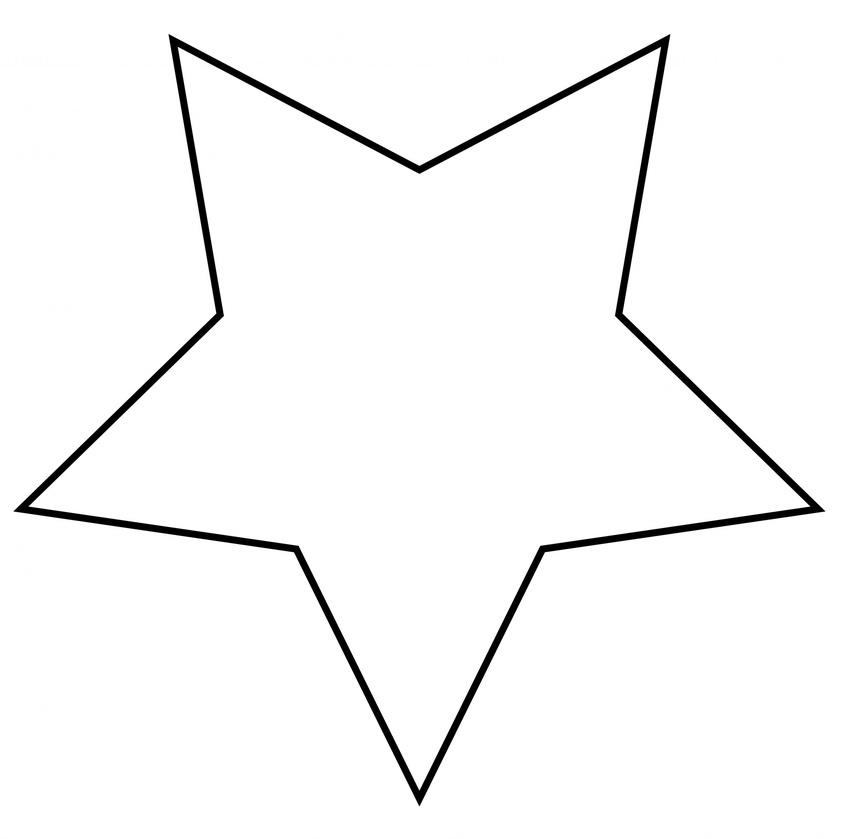
#> input picture star.jpeg, 841 x 839 px, shrunk from 1920 x 1915 before the run
$ python Mon_code.py
#> lines starting #> are read from the running program, lines starting #| are printed output that depends on the picture; after the words box and inside, x2 and y2 are one past the last pixel; in counts of white or black regions, pixels touching at a corner belong together; long printed decimals are rounded
import cv2 # for finding contours to extract points of figure
import matplotlib.pyplot as plt # for plotting and creating figures
import numpy as np # for easy and fast number calculation
from math import tau # tau is constant number = 2*PI
from scipy.integrate import quad_vec, quad # for calculating definite integral
from tqdm import tqdm # for progress bar
import matplotlib.animation as animation # for compiling animation and exporting video
#%%

### Partie Kenjy

def create_close_loop(image_name):
    # read image to array, then get image border with contour
    # reading the image and convert to greyscale mode
    # ensure that you use image with black image with white background
#> called with image_name = 'star.jpeg'
    img = cv2.imread(image_name)
#> img is the input picture: shape (839, 841, 3); min 0, max 255, mean 247.8
    img_gray = cv2.cvtColor(img, cv2.COLOR_BGR2GRAY)

    # Get Contour Path and create lookup-table
    # find the contours in the image
    ret, thresh = cv2.threshold(img_gray, 127, 255, 0) # making pure black and white image
#> thresh: shape (839, 841); 97.2% white; 1 black region
    contours, hierarchy = cv2.findContours(thresh, cv2.RETR_TREE, cv2.CHAIN_APPROX_NONE) # finding available contours i.e closed loop objects
#> contours = 3 contours; box (x1, y1, x2, y2) and area: (0, 0, 841, 839) 703920, (13, 33, 826, 807) 269253, (29, 47, 810, 790) 247245
    contours = np.array(contours[1]) # contour at index 1 is the one we are looking for
#> contours = contour of 2534 points, box (x1, y1, x2, y2) (13, 33, 826, 807), area 269253

    # split the co-ordinate points of the contour
    # we reshape this to make it 1D array
    x_list, y_list = contours[:, :, 0].reshape(-1,), -contours[:, :, 1].reshape(-1,)
#> x_list = 2534 values, max 825 at index 983, min 13 at index 2052, mean 419; y_list = 2534 values, max -33 at index 1, min -806 at index 1518, mean -377.5
    # time data from 0 to 2*PI as x,y is the function of time.
    t_list = np.linspace(0, tau, len(x_list)) # now we can relate f(t) -> x,y
#> t_list = 2534 values from 0 to 6.28

    # center the contour to origin
    x_list = x_list - np.mean(x_list)
#> x_list = 2534 values, max 406 at index 983, min -406 at index 2052, mean 1.15e-14
    y_list = y_list - np.mean(y_list)
#> y_list = 2534 values, max 344.5 at index 1, min -428.5 at index 1518, mean 1.15e-14

    # visualize the contour
    fig = plt.figure()
    ax = fig.add_subplot(111)
    ax.plot(x_list, y_list)

    # later we will need these data to fix the size of figure
    xlim_data = plt.xlim()
    ylim_data = plt.ylim()

    return t_list, x_list, y_list

#%%
t_list, x_list, y_list = create_close_loop("star.jpeg")
#> t_list = 2534 values from 0 to 6.28
print(t_list, x_list, y_list)
#> (printed output is left out)
#%%

##### Partie Chloe

# function to generate x+iy at given time t
def f(t, t_list, x_list, y_list):
    return np.interp(t, t_list, x_list + 1j*y_list)

#%%
def coef_list(t_list, x_list, y_list, order=10):
    coef_list = []
    for n in range(-order, order+1):
        real_coef = quad(lambda t: np.real(f(t, t_list, x_list, y_list) * np.exp(-n*1j*t)), 0, tau, limit=100, full_output=1)[0]/tau
        imag_coef = quad(lambda t: np.imag(f(t, t_list, x_list, y_list) * np.exp(-n*1j*t)), 0, tau, limit=100, full_output=1)[0]/tau
        coef_list.append([real_coef, imag_coef])
    return np.array(coef_list)

#%%

order = 10
cf = coef_list(t_list, x_list, y_list, order)
#> the loop in coef_list, `for n in range(-order, order+1):` made 21 passes
#> (real_coef, imag_coef) on passes 1 to 12: (-0.117, -2.27), (0.737, 0.977), (1.37, 0.419), (-2.98, 1.12), (-15.18, 22.18), (-0.0764, -4.92), (1.14, 1.49), (3.3, 1.04), (-1.67, 0.6), (-181.1, 251.8), (0.0998, -0.134), (2.16, 2.82)
#> after the loop in coef_list, `for n in range(-order, order+1):`: coef_list = 21 items, first 6: [-0.117, -2.27], [0.737, 0.977], [1.37, 0.419], [-2.98, 1.12], [-15.18, 22.18], [-0.0764, -4.92]
#> cf = 21 rows, first 8: [-0.117, -2.27], [0.737, 0.977], [1.37, 0.419], [-2.98, 1.12], [-15.18, 22.18], [-0.0764, -4.92], [1.14, 1.49], [3.3, 1.04]
print(cf)
#> (printed output is left out)

import numpy as np
import matplotlib.pyplot as plt
from matplotlib.pyplot import cm
from matplotlib.patches import ConnectionPatch
import cmath

#%% Class for Fourier series

class FS():

    def __init__(self, Circles, Cycles, fcoef): #number of circles and number of cycles and fourier coefficients
        '''
        Number of circles and cycles and Fourier coefficients
        '''
        self.Circles = Circles
        self.Cycles = Cycles
        self.fcoef = fcoef

    def Xcenter(self, n, theta): # X coordinates of the center of the circle

        '''
           X coordinate of n th circle
        '''
        Ans = 0

        if n>0:
            for i in range (0, n):
                # Ans -=np.cos( (i+1)* theta)/ ((i+1)* np.pi)
                Ans -= np.cos( (i+1) * theta + cmath.polar(self.fcoef[i])[1] ) * abs(self.fcoef[i])

        return Ans

    def Ycenter(self, n, theta): # Y coordinates of the center of the circle
        '''
           Y coordinate of n th circle
        '''
        Ans = 0
        if n > 0:
            for i in range(0, n):
                Ans -= np.sin( (i+1) * theta + cmath.polar(self.fcoef[i])[1] ) * abs(self.fcoef[i])

        return Ans

    def PlotFS(self): # representation of Fourier serie
        '''
            Ploting Fourier serie
        '''
        time = np.linspace(0, self.Cycles, self.Cycles* 200)

        fig, axs = plt.subplots(nrows=1, ncols=2, figsize=(80, 60))
        fig.suptitle('Fourier Series', fontsize = 45, fontweight = 'bold')

        color = cm.rainbow( np.linspace(0, 1, self.Circles) )

        for t in time:

            thta = 2 * np.pi * t

            axs[0].clear()

            if (t > 0):
                con.remove()

            for i, c in zip(range(0, self.Circles ), color): #Animation of circles left part
                xc = self.Xcenter(i, thta)
                yc = self.Ycenter(i, thta)
                R  = abs(self.fcoef[i])

                crl = plt.Circle((xc, yc), R, color = c, alpha = 0.5, linewidth = 2)
                axs[0].add_artist(crl)

                if (i > 0):
                    axs[0].plot([xco, xc], [yco, yc], color = 'b', linewidth = 2)

                xco = xc
                yco = yc

            xlim_plot = sum(np.absolute(np.real(self.fcoef)))
            ylim_plot = sum(np.absolute(np.imag(self.fcoef)))
            axs[0].axis('square')
            axs[0].set_xlim([ -xlim_plot * 2, xlim_plot * 2])
            axs[0].set_ylim([ -ylim_plot * 2, ylim_plot * 2])

            if (t > 0): #Curve drawn on the right side
                axs[1].plot(xco, ycirc,'.', color = 'm', linewidth = 1)

            to = t
            ycirc = yc

            axs[1].axis('square')
            axs[1].set_xlim([ -xlim_plot * 2, xlim_plot * 2])
            axs[1].set_ylim([ -ylim_plot * 2, ylim_plot * 2])

            # Creation of a red line between the 2 plots

            con = ConnectionPatch( xyA = (xc, yc), xyB = (xc, yc),
                                   coordsA = 'data', coordsB = 'data',
                                   axesA= axs[1], axesB= axs[0],
                                   color = 'red')
            axs[1].add_artist(con)

            plt.pause(1e-10)

if __name__ == '__main__':
    '''
    Example :
    with 3 circles and 2 repetitions
    '''
    cir = len(cf)
#> cir = 21
    cycles = 1
    fcoef = np.empty(len(cf), dtype=complex)
    for i in range(len(cf)):
        fcoef[i] = np.complex(cf[i][0],cf[i][1])
#> this loop made 21 passes
    fs = FS(cir,cycles,fcoef)
    fs.PlotFS()
#> the loop in PlotFS, `for t in time: ` made 200 passes
#> pass 1, in PlotFS, `plt.pause(1e-10)`:
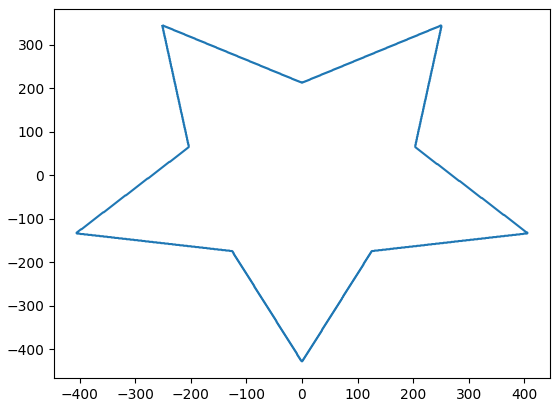
#> figure drawn by matplotlib, 1 panel
#> pass 1, in PlotFS, `plt.pause(1e-10)`:
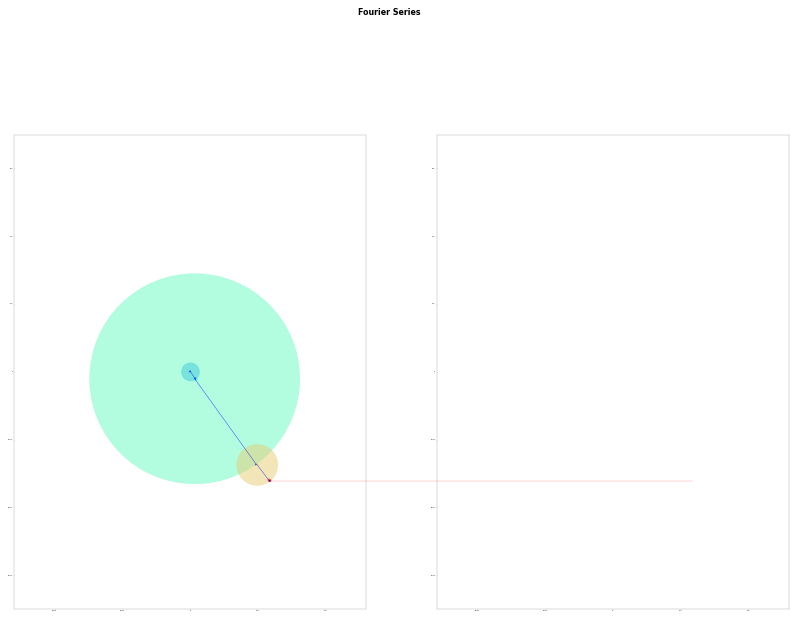
#> figure drawn by matplotlib, 2 panels

$ run again, with homer.PNG saved as star.jpeg
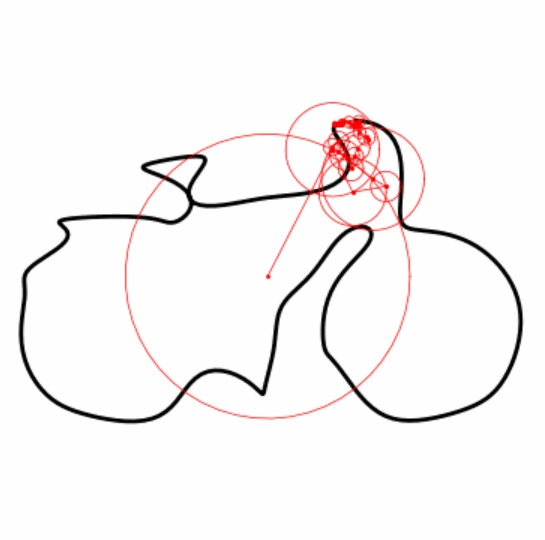
#> input picture homer.PNG, 545 x 540 px
#> in create_close_loop, img is the input picture: shape (540, 545, 3); mean B, G, R 244.7, 244.7, 247
#> in create_close_loop, `ret, thresh = cv2.threshold(img_gray, 127, 255, 0)`:
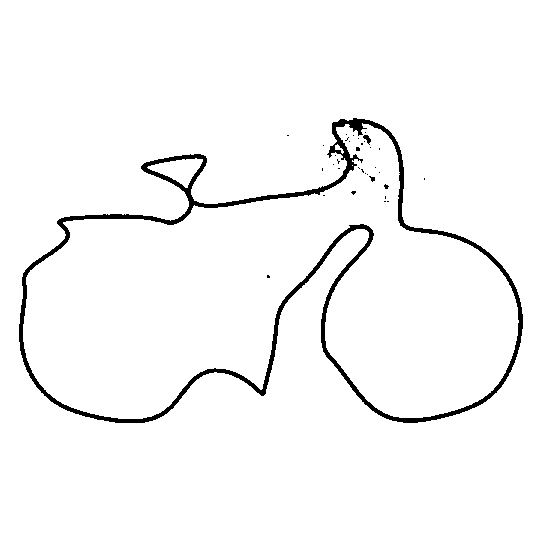
#> thresh: shape (540, 545); 97.1% white; 35 black regions (32 under 20 px)
#> in create_close_loop, `contours, hierarchy = cv2.findContours(thresh, cv2.RETR_TREE, cv2.CHAI..`: contours = 45 contours, 36 with area under 20; largest, box (x1, y1, x2, y2) and area: (0, 0, 545, 540) 293216, (18, 117, 524, 424) 92062, (23, 123, 519, 419) 80990, (147, 158, 203, 188) 772, (362, 134, 372, 145) 50
#> in create_close_loop, `contours = np.array(contours[1])`: contours = [[423, 178], [424, 177], [425, 178], [425, 179], [424, 180], [423, 179]]
#> in create_close_loop, `x_list, y_list = contours[:, :, 0].reshape(-1,), -contours[:, :, 1].re..`: x_list = [423, 424, 425, 425, 424, 423]; y_list = [-178, -177, -178, -179, -180, -179]
#> in create_close_loop, `t_list = np.linspace(0, tau, len(x_list))`: t_list = [0, 1.26, 2.51, 3.77, 5.03, 6.28]
#> in create_close_loop, `x_list = x_list - np.mean(x_list)`: x_list = [-1, 0, 1, 1, 0, -1]
#> in create_close_loop, `y_list = y_list - np.mean(y_list)`: y_list = [0.5, 1.5, 0.5, -0.5, -1.5, -0.5]
#> `t_list, x_list, y_list = create_close_loop("star.jpeg")`: t_list = [0, 1.26, 2.51, 3.77, 5.03, 6.28]; x_list = [-1, 0, 1, 1, 0, -1]; y_list = [0.5, 1.5, 0.5, -0.5, -1.5, -0.5]
#| [0.         1.257 2.513 3.770 5.027 6.283] [-1.  0.  1.  1.  0. -1.] [ 0.5  1.5  0.5 -0.5 -1.5 -0.5]
#> the loop in coef_list, `for n in range(-order, order+1):` made 21 passes
#> (real_coef, imag_coef) on passes 1 to 8: (-0.0159, 7.87e-16), (-0.0174, -5.06e-16), (-0.018, -1.6e-16), (-0.0324, -1.51e-16), (-0.0526, 2.71e-16), (-0.0318, -5.61e-17), (-0.0383, -7.96e-17), (-0.0394, -6.71e-17)
#> after the loop in coef_list, `for n in range(-order, order+1):`: coef_list = 21 items, first 6: [-0.0159, 7.87e-16], [-0.0174, -5.06e-16], [-0.018, -1.6e-16], [-0.0324, -1.51e-16], [-0.0526, 2.71e-16], [-0.0318, -5.61e-17]
#> cf = 21 rows, first 8: [-0.0159, 7.87e-16], [-0.0174, -5.06e-16], [-0.018, -1.6e-16], [-0.0324, -1.51e-16], [-0.0526, 2.71e-16], [-0.0318, -5.61e-17], [-0.0383, -7.96e-17], [-0.0394, -6.71e-17]
#> (printed output is left out)
#> cir = 21
#> the loop `for i in range(len(cf)):` made 21 passes
#> the loop in PlotFS, `for t in time: ` made 200 passes
#> pass 1, in PlotFS, `plt.pause(1e-10)`:
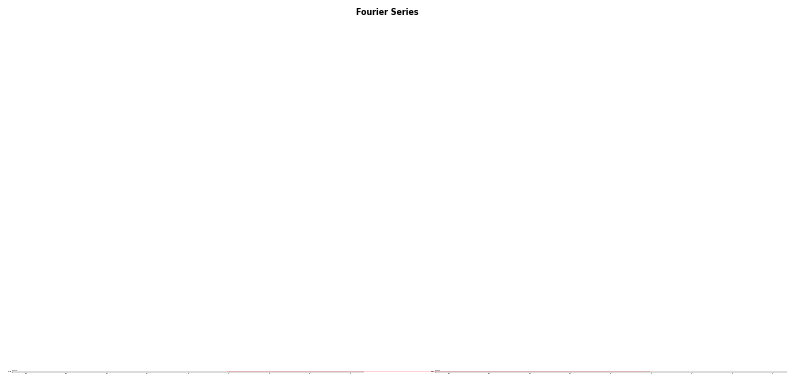
#> figure drawn by matplotlib, 2 panels
